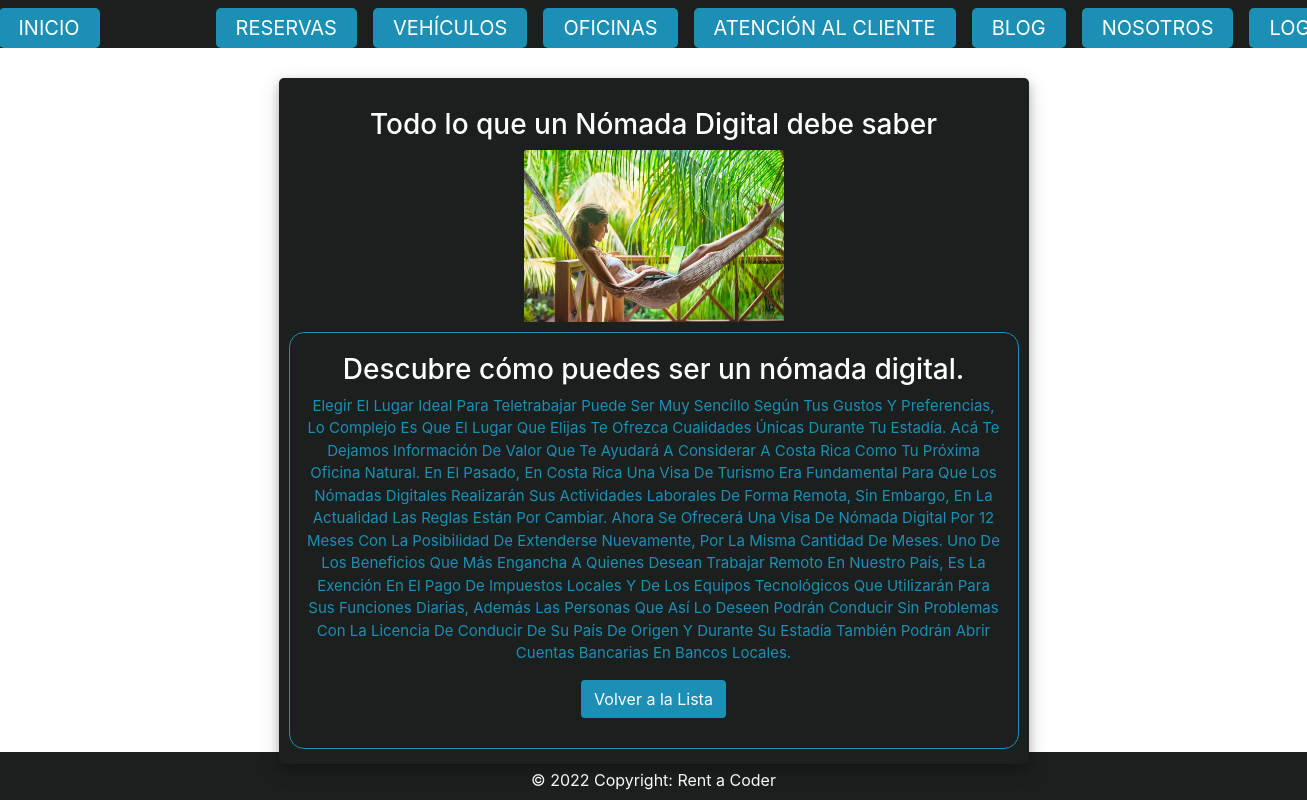
Screenshot of /blog/detail/20 with the database file from the repository.
### App_Blog/models.py (models this page shows, shortened)
class Post(models.Model):
    categoria = models.CharField(max_length=50, null=True)
    titulo = models.CharField(max_length=50)
    sub_titulo = models.CharField(max_length=50)
    cuerpo = models.CharField(max_length=5000)
    fecha = models.DateField(auto_now=False, auto_now_add=False)
    imagen = models.ImageField(upload_to='blog', blank=True, null=True)

### App_Blog/views.py (the view)
# urls.py: path('detail/<int:id>', PostDetail,  name='PostDetail'),
def PostDetail(request, id):
    posts     = Post.objects.filter(id=id)
    contexto = {"posts": posts}
    return render(request, "PostDetail.html", contexto)

### App_Blog/templates/PostDetail.html (shortened to what this page needs)
{% extends 'Main.html' %}
{% load static %}
{% block bloqueQueCambia %}
{% for post in posts %}
<div class="d-flex justify-content-center h-100">
    <div class="user_card">
        <div class="d-flex justify-content-center">
            <h3 id="form-title">{{post.titulo}}</h3>
        </div>
        <div class="container car-container">
            <img src="{{post.imagen.url}}" class="card-img-top" alt="imagen-auto">
        </div>
        <div class="justify-content-center form_container">
            <div class="row">
                <div class="col-md-12 col-sm-6">
                    <div class="our-team">
                        <h3 class="title-card">{{post.sub_titulo}}</h3>
                        <span class="post">{{post.cuerpo}}</span>
                        <a class="btn btn-details" href="{% url 'PostList' %}">Volver a la Lista</a>
                    </div>
                </div>
            </div>
        </div>
    </div>
</div>
{% endfor %}
{% endblock bloqueQueCambia %}

### App_MVTProyectoFinalCoder/static/css/styles.css (style rules this page uses)
body, html { margin: 0; padding: 0; height: 100%; }
.user_card { width: 750px; margin-top: auto; margin-bottom: auto; background: #1b201f; position: relative; display: flex; justify-content: center; flex-direction: column; padding: 10px; box-shadow: 0 4px 8px 0 rgba(0, 0, 0, 0.2), 0 6px 20px 0 rgba(0, 0, 0, 0.19); -webkit-box-shadow: 0 4px 8px 0 rgba(0, 0, 0, 0.2), 0 6px 20px 0 rgba(0, 0, 0, 0.19); -moz-box-shadow: 0 4px 8px 0 rgba(0, 0, 0, 0.2), 0 6px 20px 0 rgba(0, 0, 0, 0.19); border-radius: 5px; }
.form_container { margin-top: 40px; margin-bottom: 40px; }
#form-title { margin-top: 20px; color: #fff; }

### App_Blog/templates/PostDetail.html (style rules this page uses)
.user_card { margin-top: 30px !important; padding-bottom: 5px !important; }
.h-100 { height: 88% !important; }
a:link, a:visited, a:active { text-decoration: none; }
.title-card { color: white; }
.our-team { padding: 20px 15px 30px; background: #1b201f; border-radius: 15px; text-align: center; border: 1px solid #1c8fb5; }
.our-team .post { display: block; font-size: 15px; color: #1c8fb5; text-transform: capitalize; margin-bottom: 15px; }
.btn-details { background-color: #1c8fb5; color: white; }
.car-container { max-width: 290px !important; }
.form_container { margin-top: 10px; margin-bottom: 10px; }

### rows the page displays
Post: titulo "Todo lo que un Nómada Digital debe saber", imagen (picture), sub_titulo "Descubre cómo puedes ser un nómada digital.", cuerpo "Elegir El Lugar Ideal Para Teletrabajar Puede Ser Muy Sencillo Según Tus Gustos Y Preferencias, Lo Complejo Es Que El Lugar Que Elijas Te Ofrezca Cualidades Únicas Durante Tu Estadía. Acá Te Dejamos Información De Valor Que Te Ayudará A Considerar A Costa Rica Como Tu Próxima Oficina Natural. En El Pasado, En Costa Rica Una Visa De Turismo Era Fundamental Para Que Los Nómadas Digitales Realizarán Sus Actividades Laborales De Forma Remota, Sin Embargo, En La Actualidad Las Reglas Están Por Cambiar. Ahora Se Ofrecerá Una Visa De Nómada Digital Por 12 Meses Con La Posibilidad De Extenderse Nuevamente, Por La Misma Cantidad De Meses. Uno De Los Beneficios Que Más Engancha A Quienes Desean…"
